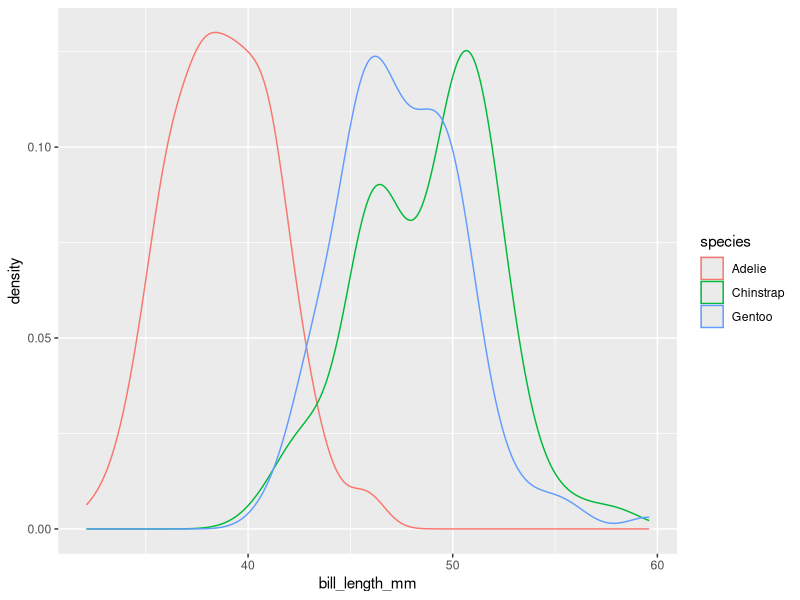
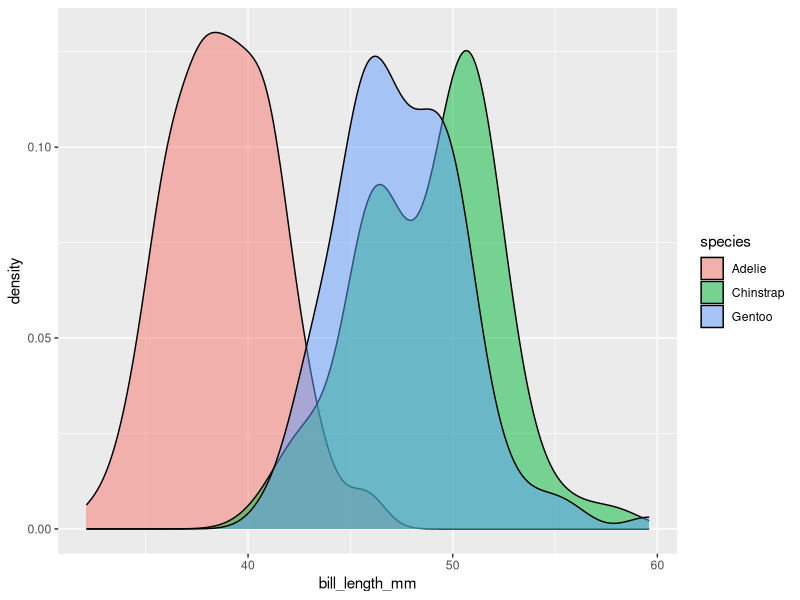
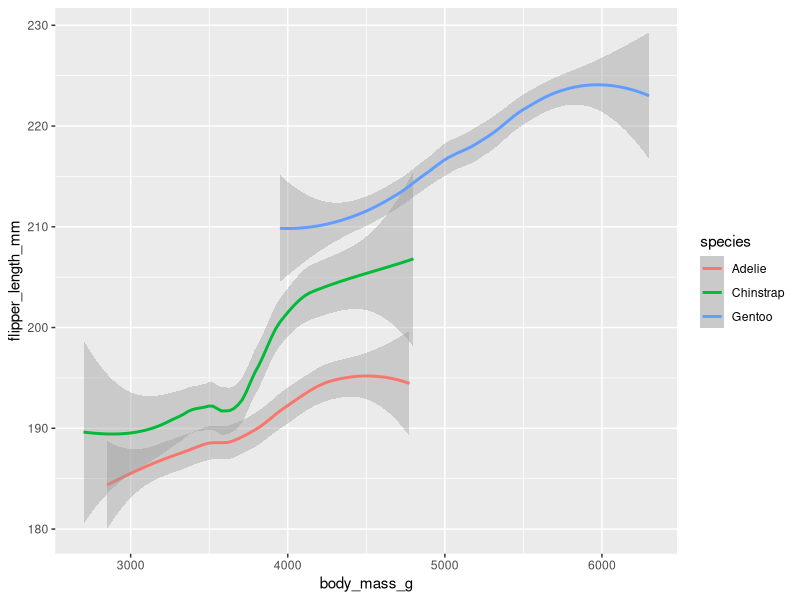
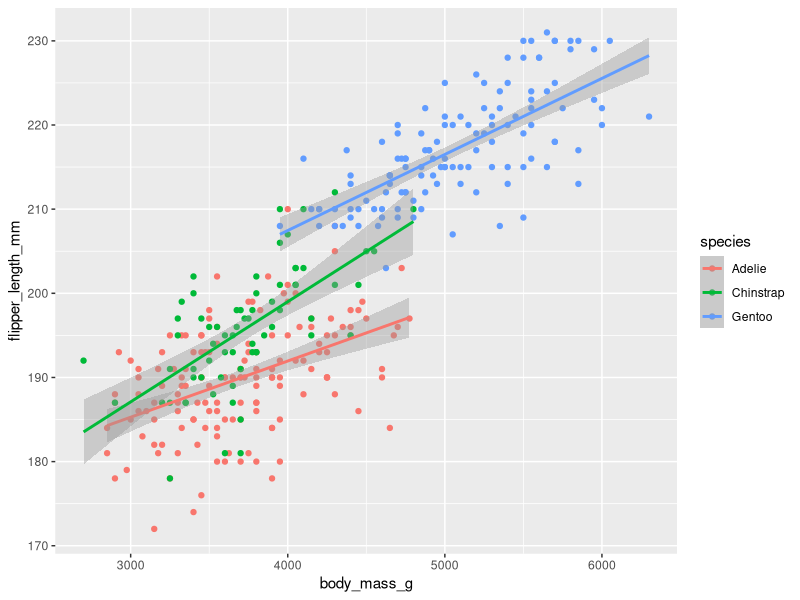
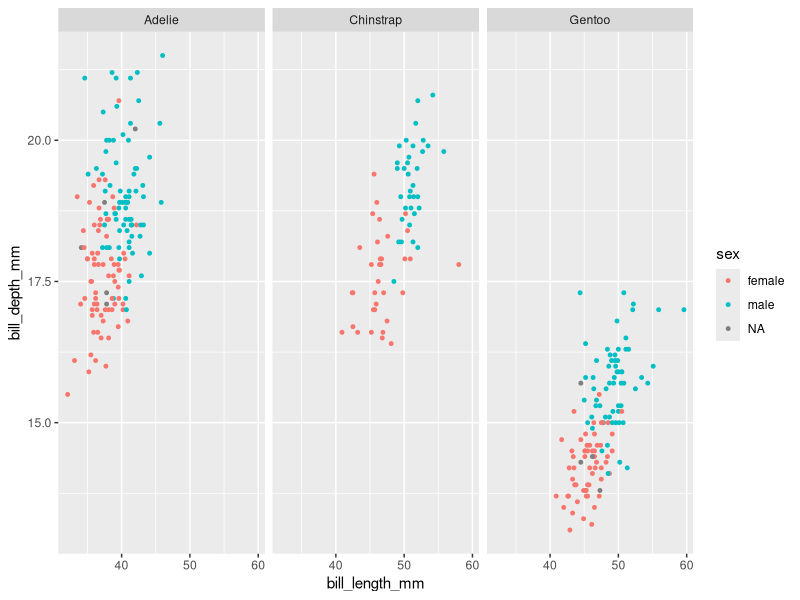
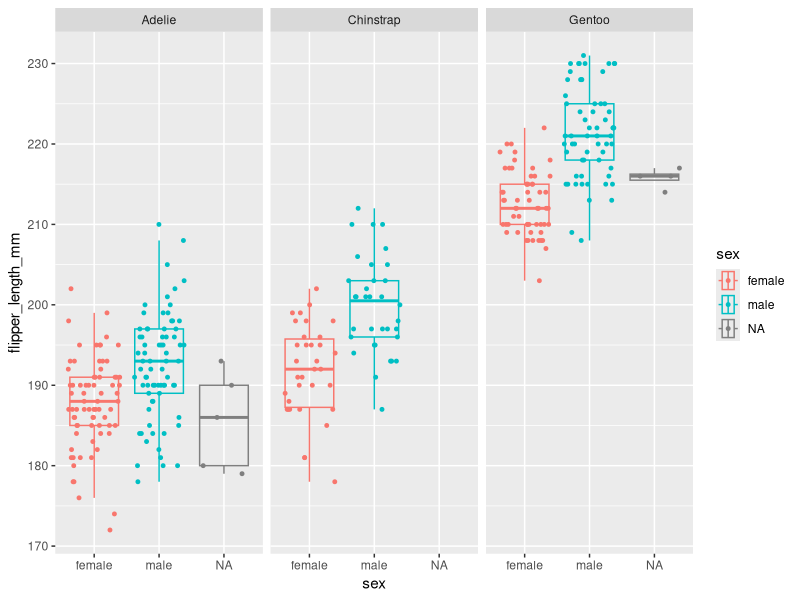

Write the R code that produced these figures, in order.
## ---- chunk 1
library(palmerpenguins)
library(tidyverse)
## ---- chunk 2
library(palmerpenguins)
data(package = 'palmerpenguins')
## ---- chunk 3
dim(penguins)
colnames(penguins)
?penguins
## ---- chunk 4
ggplot(data = penguins) +
  geom_density(mapping = aes(x = bill_length_mm, color = species))
## ---- chunk 5
penguins %>%
  ggplot() +
  geom_density(mapping = aes(x = bill_length_mm, fill = species), alpha = 0.5)
## ---- chunk 6
penguins %>%
  ggplot() +
  geom_smooth(mapping = aes(x = body_mass_g, y = flipper_length_mm, color = species))
## ---- chunk 7
penguins %>%
  ggplot(mapping = aes(x = body_mass_g, y = flipper_length_mm, color = species)) +
  geom_point() +
  geom_smooth(method = "lm")
## ---- chunk 8
penguins %>%
  ggplot(mapping = aes(x = bill_length_mm, y=bill_depth_mm, color=sex)) +
  geom_point(size=1) +
  facet_wrap(~species)
## ---- chunk 9
penguins %>%
  ggplot(mapping = aes(x=flipper_length_mm, y=sex, color=sex)) +
  geom_boxplot(outlier.alpha = 0, alpha=0) +
  geom_jitter(width = 0, size=1) +
  coord_flip() +
  facet_wrap(~species)
